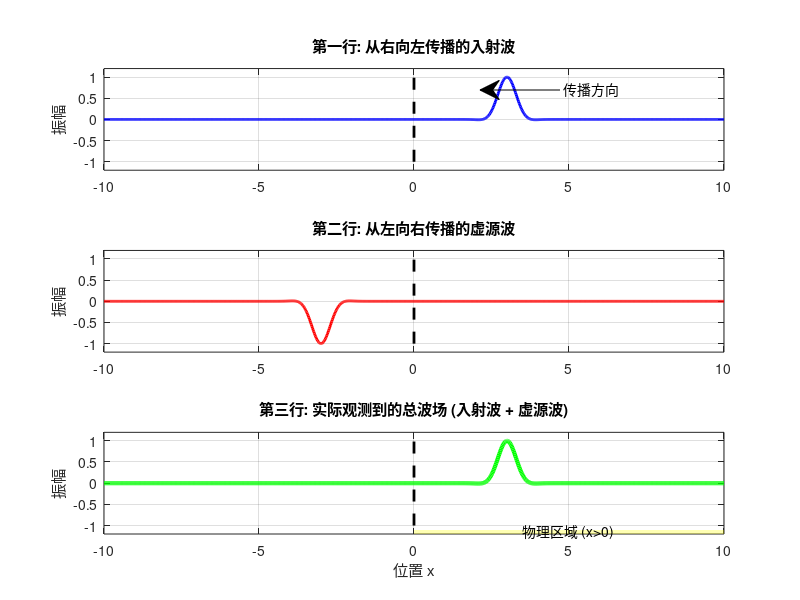

Recreate this plot in MATLAB. (Note: this script raises an error after producing the figure.)
%% 虚源方法演示：一维波在硬边界(x=0)的反射
% 课程用图 - 展示虚源法的物理意义
clear; clc; close all;

%% 参数设置
c = 1;          % 波速
L = 10;         % 显示区域长度
T_total = 8;    % 总时间
dt = 0.1;       % 时间步长
x = linspace(-L, L, 1000);  % 空间坐标

% 初始高斯波包（向右传播）
x0 = 3;         % 初始位置
sigma = 0.5;    % 波包宽度
k = 2;          % 波数

%% 创建图形
figure('Position', [100, 100, 800, 600]);

% 预计算所有帧
t_values = 0:dt:T_total;
num_frames = length(t_values);

% 预分配存储
u_incident = zeros(length(x), num_frames);    % 入射波
u_image = zeros(length(x), num_frames);       % 虚源波  
u_total = zeros(length(x), num_frames);       % 总波场

%% 计算波场演化
for n = 1:num_frames
    t = t_values(n);
    
    % 第一行：入射波（从右向左传播）
    u_incident(:, n) = exp(-((x - x0 + c*t)/sigma).^2) .* cos(k*(x - x0 + c*t));
    
    % 第二行：虚源波（从左向右传播）
    u_image(:, n) = -exp(-((x + x0 - c*t)/sigma).^2) .* cos(k*(x + x0 - c*t));
    
    % 第三行：总波场（x>0区域）
    u_total(:, n) = zeros(size(x));
    pos_indices = x >= 0;  % 物理区域
    u_total(pos_indices, n) = u_incident(pos_indices, n) + u_image(pos_indices, n);
end

%% 创建GIF动画
filename = 'virtual_source_method.gif';

for n = 1:num_frames
    clf;
    
    % 第一行：入射波传播
    subplot(3,1,1);
    plot(x, u_incident(:, n), 'b-', 'LineWidth', 2);
    hold on;
    % 标记边界
    plot([0, 0], [-1, 1], 'k--', 'LineWidth', 2);
    % 标记传播方向
    if n < num_frames/2
        annotation('textarrow', [0.7, 0.6], [0.85, 0.85], 'String', '传播方向');
    end
    ylim([-1.2, 1.2]);
    ylabel('振幅');
    title('第一行: 从右向左传播的入射波');
    grid on;
    
    % 第二行：虚源波传播  
    subplot(3,1,2);
    plot(x, u_image(:, n), 'r-', 'LineWidth', 2);
    hold on;
    plot([0, 0], [-1, 1], 'k--', 'LineWidth', 2);
    % 标记传播方向
    if n > num_frames/2
        annotation('textarrow', [0.3, 0.4], [0.55, 0.55], 'String', '传播方向');
    end
    ylim([-1.2, 1.2]);
    ylabel('振幅');
    title('第二行: 从左向右传播的虚源波');
    grid on;
    
    % 第三行：总波场（物理区域）
    subplot(3,1,3);
    plot(x, u_total(:, n), 'g-', 'LineWidth', 3);
    hold on;
    plot([0, 0], [-1, 1], 'k--', 'LineWidth', 2);
    % 突出显示物理区域
    fill([0, L, L, 0], [-1.2, -1.2, -1.1, -1.1], 'y', 'FaceAlpha', 0.3, 'EdgeColor', 'none');
    text(L/2, -1.15, '物理区域 (x>0)', 'HorizontalAlignment', 'center');
    
    ylim([-1.2, 1.2]);
    xlabel('位置 x');
    ylabel('振幅');
    title('第三行: 实际观测到的总波场 (入射波 + 虚源波)');
    grid on;
    
    % 添加时间信息
    sgtitle(sprintf('虚源方法演示 - 时间 t = %.1f (反射系数 r = -1)', t_values(n)), ...
           'FontSize', 14, 'FontWeight', 'bold');
    
    % 捕获帧并写入GIF
    frame = getframe(gcf);
    im = frame2im(frame);
    [imind, cm] = rgb2ind(im, 256);
    
    if n == 1
        imwrite(imind, cm, filename, 'gif', 'Loopcount', inf, 'DelayTime', 0.1);
    else
        imwrite(imind, cm, filename, 'gif', 'WriteMode', 'append', 'DelayTime', 0.1);
    end
end

%% 额外：绘制关键时刻的对比图
key_times = [1, 3, 5, 7]; % 关键时间点
figure('Position', [200, 200, 1000, 800]);

for i = 1:length(key_times)
    [~, idx] = min(abs(t_values - key_times(i)));
    t = t_values(idx);
    
    subplot(2, 2, i);
    
    % 绘制三个波场
    plot(x, u_incident(:, idx), 'b-', 'LineWidth', 1.5, 'DisplayName', '入射波');
    hold on;
    plot(x, u_image(:, idx), 'r-', 'LineWidth', 1.5, 'DisplayName', '虚源波');
    plot(x, u_total(:, idx), 'g-', 'LineWidth', 2.5, 'DisplayName', '总波场');
    
    % 标记边界和区域
    plot([0, 0], [-1, 1], 'k--', 'LineWidth', 2, 'DisplayName', '硬边界');
    fill([0, L, L, 0], [-1.2, -1.2, -1.1, -1.1], 'y', 'FaceAlpha', 0.2, 'EdgeColor', 'none');
    
    ylim([-1.2, 1.2]);
    xlabel('位置 x');
    ylabel('振幅');
    title(sprintf('时间 t = %.1f', t));
    legend('Location', 'best');
    grid on;
end

sgtitle('虚源方法关键时间点对比', 'FontSize', 16, 'FontWeight', 'bold');

fprintf('GIF动画已保存为: %s\n', filename);
fprintf('关键时间点对比图已生成\n');

%% 物理原理说明
fprintf('\n=== 虚源方法物理原理说明 ===\n');
fprintf('1. 硬边界条件 (r = -1): 位移在边界处必须为零\n');
fprintf('2. 虚源方法: 在边界另一侧放置一个镜像源，其相位相反\n');
fprintf('3. 物理区域 (x>0) 的总波场 = 实际入射波 + 虚源产生的波\n');
fprintf('4. 自动满足边界条件: u(0,t) = u_incident(0,t) + u_image(0,t) = 0\n');
